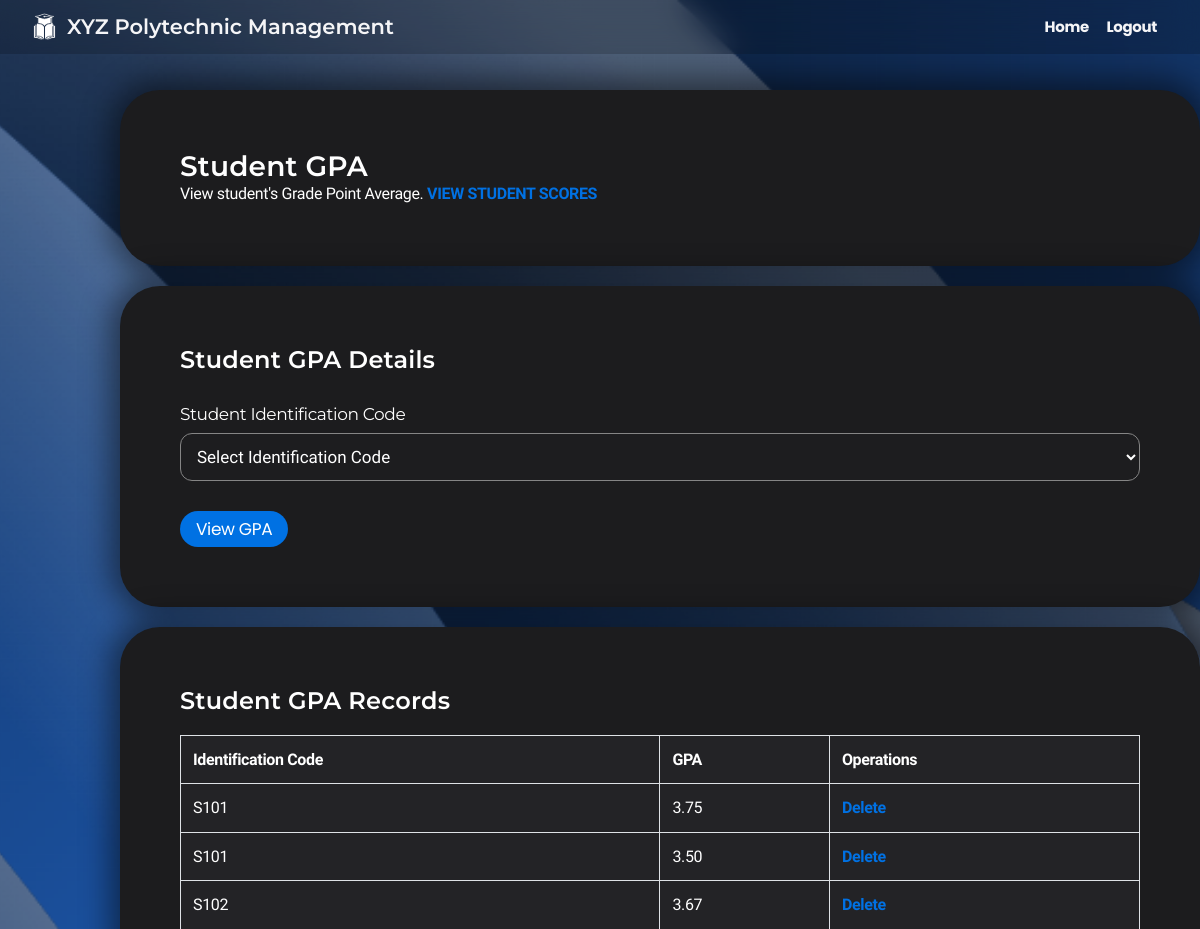
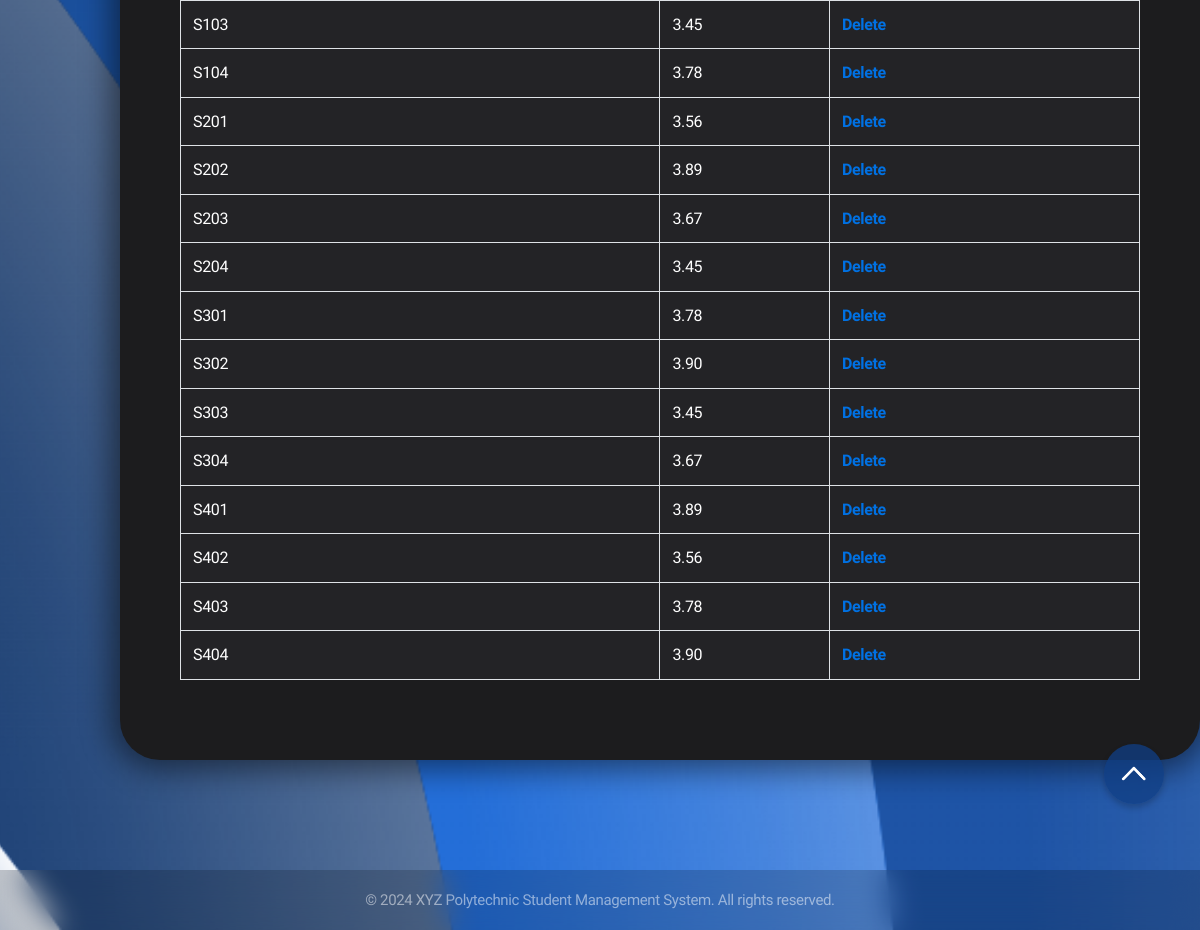
Page /CRUD4/admin_gpa.php on the committed database (2 pictures, top to bottom).
### tables this page shows
CREATE TABLE `student_score` (
  `identification_code` varchar(4) NOT NULL,
  `semester_gpa` decimal(3,2) NOT NULL
);

### CRUD4/admin_gpa.php (the view, shortened to what this page needs)
<?php
$connect = mysqli_connect("localhost", "root", "", "xyz polytechnic");
$full_name = isset($_SESSION['session_full_name']) ? $_SESSION['session_full_name']:"";
?>
<!DOCTYPE html>
<html lang="en">
<head>
    <link rel="stylesheet" href=" ../styles.css">
</head>
<body>
    <div class="navbar">
        <div class="navbar-brand">
            <img src=" ../logo.png" alt="XYZ Polytechnic Logo" class="school-logo">
            <h1>XYZ Polytechnic Management</h1>
        </div>
        <nav>
            <a href=" ../admin_dashboard.php">Home</a>
            <a href=" ../logout.php">Logout</a>
            <a><?php echo htmlspecialchars($full_name); ?></a>
        </nav>
    </div>
    <div class="container">
        <div class="card">
            <h2>Student GPA</h2>
            <p>View student's Grade Point Average. <a href="admin_score.php">VIEW STUDENT SCORES</a></p>
        </div>
        <div class="card">
            <h3>Student GPA Details</h3>
            <form method="post" action="admin_gpa.php">
                <div class="form-group">
                    <label class="label" for="identification_code">Student Identification Code</label>
                    <select name="identification_code" required>
                        <option value="">Select Identification Code</option>
                    </select>
                </div>
                <button type="submit" name="view_button" value="View GPA">View GPA</button>
            </form>
        </div>
        <div class="card">
            <h3>Student GPA Records</h3>
            <button id="scrollToTop" class="button" onclick="scroll_to_top()"><img src=" ../scroll_up.png" alt="Scroll to top"></button>
            <?php
            $query = $connect->prepare("SELECT identification_code, semester_gpa FROM student_score");
            $query->execute();
            $query->bind_result($identification_code, $gpa);
            echo '<table border="1" bgcolor="white" align="center">';
            echo '<tr><th>Identification Code</th><th>GPA</th><th colspan="1">Operations</th></tr>';
            while ($query->fetch()) {
                echo "<tr>";
                echo "<td>" . htmlspecialchars($identification_code) . "</td>";
                echo "<td>" . htmlspecialchars(number_format($gpa, 2)) . "</td>";
                echo "<td><a href='#' onclick='confirmDelete(\"" . htmlspecialchars($identification_code) . "\", \"" . htmlspecialchars($_SESSION['csrf_token']) . "\")'>Delete</a></td>";
                echo "</tr>";
            }
            echo "</table>";
            ?>
        </div>
    </div>
    <footer class="footer">
        <p>&copy; 2024 XYZ Polytechnic Student Management System. All rights reserved.</p>
    </footer>
</body>
</html>

### styles.css (style rules this page uses)
* { margin: 0; padding: 0; box-sizing: border-box; }
body { font-family: 'Nunito Sans', sans-serif; line-height: 1.47059; font-weight: 400; letter-spacing: -.022em; background-image: url('background.png'); background-size: cover; background-position: center; background-repeat: no-repeat; background-attachment: fixed; background-color: #1c1c1e; color: #ffffff; min-height: 100vh; display: flex; flex-direction: column; -webkit-font-smoothing: antialiased; }
h1, h2, h3, h4, h5, h6 { font-family: 'Montserrat', sans-serif; font-weight: 600; }
h1 { font-size: 40px; line-height: 1.1; letter-spacing: 0; }
h2 { font-size: 28px; line-height: 1.14286; letter-spacing: .007em; }
h3 { font-size: 24px; line-height: 1.16667; letter-spacing: .009em; }
button, .button { font-family: 'Poppins', sans-serif; background-color: #0071e3; color: #fff; font-size: 17px; line-height: 1.17648; font-weight: 400; letter-spacing: -.022em; padding: 8px 16px; border-radius: 980px; border: none; cursor: pointer; transition: all 0.3s ease; }
a { color: #0071e3; margin-top: 20px; text-decoration: none; font-weight: bold; }
.navbar { background: #0000002d; backdrop-filter: saturate(100%) blur(15px); position: fixed; top: 0px; left: 0; right: 0; z-index: 9999; height: 54px; display: flex; align-items: center; justify-content: space-between; padding: 0 22px; }
.navbar-brand { display: flex; align-items: center; }
.navbar-brand h1 { color: #f5f5f7; font-size: 21px; margin: 0; }
.navbar a { font-family: 'Poppins', sans-serif; color: #f5f5f7; font-size: 15px; text-decoration: none; padding: 0 7px; opacity: 1; transition: opacity 0.3s; }
.school-logo { height: 45px; width: 45px; }
.container { max-width: 1080px; justify-content: center; align-items: center; min-height: calc(90vh - 44px - 57px); width: 90%; margin: 30px auto; padding: 60px; }
.card { background: #1c1c1e; border-radius: 40px; padding: 60px; margin-bottom: 20px; box-shadow: 0 0 30px 10px rgba(0, 0, 0, 0.485); transition: transform 0.3s ease, box-shadow 0.3s ease; width: 1080px; }
.form-group { margin-top:30px; margin-bottom: 30px; }
.label { font-family: 'Montserrat', sans-serif; display: block; font-size: 17px; line-height: 1.23536; font-weight: 400; letter-spacing: -.022em; margin-bottom: 8px; color: #ffffff; }
input[type="text"], input[type="email"], input[type="password"], input[type="date"], select, textarea { font-family: 'Nunito Sans', sans-serif; width: 100%; padding: 12px; font-size: 17px; line-height: 1.23536; border: 1.6px solid #858585; border-radius: 12px; background-color: #1d1d1f; color: #ffffff; transition: border-color 0.3s ease; }
table { width: 100%; border: 1px solid #ffffff; border-collapse: collapse; margin-bottom: 20px; margin-top: 20px; }
table th, table td { font-family: 'Nunito Sans', sans-serif; padding: 12px; border: 1px solid #dee2e6; text-align: left; background: #232326; }
.footer { padding: 20px; text-align: center; font-size: 15px; line-height: 1.33337; margin-top: auto; background: #0000002d; backdrop-filter: saturate(100%) blur(15px); color: rgba(255, 255, 255, 0.5); }
#scrollToTop { position: fixed; top: 90%; right: 3%; z-index: 1000; width: 60px; height: 60px; background-color: #113f84c2; color: #fff; border-radius: 50%; box-shadow: 0 4px 6px rgba(0, 0, 0, 0.2); transition: all 0.3s ease; border: none; display: flex; align-items: center; justify-content: center; cursor: pointer; }
#scrollToTop img { width: 30px; height: auto; pointer-events: none; }

### rows in the picture
student_score: identification_code "S101", semester_gpa "3.75"
student_score: identification_code "S101", semester_gpa "3.50"
student_score: identification_code "S102", semester_gpa "3.67"
student_score: identification_code "S103", semester_gpa "3.45"
student_score: identification_code "S104", semester_gpa "3.78"
student_score: identification_code "S201", semester_gpa "3.56"
student_score: identification_code "S202", semester_gpa "3.89"
student_score: identification_code "S203", semester_gpa "3.67"
student_score: identification_code "S204", semester_gpa "3.45"
student_score: identification_code "S301", semester_gpa "3.78"
student_score: identification_code "S302", semester_gpa "3.90"
student_score: identification_code "S303", semester_gpa "3.45"
student_score: identification_code "S304", semester_gpa "3.67"
student_score: identification_code "S401", semester_gpa "3.89"
student_score: identification_code "S402", semester_gpa "3.56"
student_score: identification_code "S403", semester_gpa "3.78"
student_score: identification_code "S404", semester_gpa "3.90"
